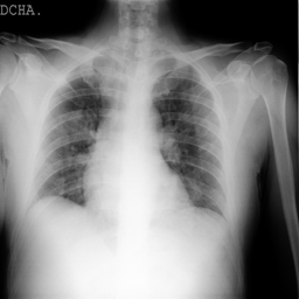
#> input picture models/COVID-1024.png, 299 x 299 px
$ python -i Seuillage.py   (imports and definitions only)
#> lines starting #> are read from the running program, lines starting #| are printed output that depends on the picture; after the words box and inside, x2 and y2 are one past the last pixel; in counts of white or black regions, pixels touching at a corner belong together
#> further down, picture is the input picture: shape (299, 299); min 0, max 253, mean 131.6
import cv2
import numpy as np
import matplotlib.pyplot as plt
from .ImageConvertie import ImageConvertie
from .FiltrageGaussien import FiltrageGaussien
from .TFD2D import TFD2D


class Seuillage:
    """
    Classe pour binariser une image par seuillage (Simple ou Otsu).
    L'image d'entrée doit être une matrice Numpy 2D (uint8, 0-255).
    """

    def __init__(self, seuil_manuel: int | None = None):
        """
        :param seuil_manuel: Valeur fixe entre 0 et 255. Si None, Otsu est utilisé.
        """
        self._seuil_manuel = seuil_manuel

    def appliquer(self, imageNpArray: np.ndarray) -> tuple[np.ndarray, float]:
        if imageNpArray is None:
            raise ValueError("La matrice d'image fournie est vide.")

        # on recale dynamiquement le minimum à 0 et le maximum à 255
        img_min = imageNpArray.min()
#> img_min = 0
        img_max = imageNpArray.max()
#> img_max = 253

        if img_max - img_min == 0:
            # on évite la division par zéro si l'image est déjà complètement uniforme
            img_8bit = np.zeros(imageNpArray.shape, dtype=np.uint8)
        else:
            # formule de normalisation Min-Max
            img_8bit = (255 * (imageNpArray - img_min) / (img_max - img_min)).astype(np.uint8)
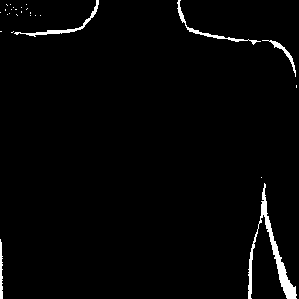
#> img_8bit: shape (299, 299); values 0 (black) and 1 (white), 2.1% white; 27 white regions (22 under 20 px), largest, box (x1, y1, x2, y2) and area: (248, 183, 297, 299) 957, (14, 0, 99, 37) 298, (177, 0, 261, 45) 280, (262, 40, 296, 77) 156, (0, 239, 3, 299) 140
        # ----------------------------------------------------

        if self._seuil_manuel is not None:
            seuil_calcule, masque_binaire = cv2.threshold(img_8bit, self._seuil_manuel, 255, cv2.THRESH_BINARY)
        else:
            seuil_calcule, masque_binaire = cv2.threshold(img_8bit, 0, 255, cv2.THRESH_BINARY + cv2.THRESH_OTSU)
#> seuil_calcule = 0

        kernel = cv2.getStructuringElement(cv2.MORPH_ELLIPSE, (5, 5))  # noyau elliptique pour les opérations morphologiques

        masque_binaire = cv2.morphologyEx(masque_binaire, cv2.MORPH_OPEN, kernel)  # on élimine les petits objets parasites
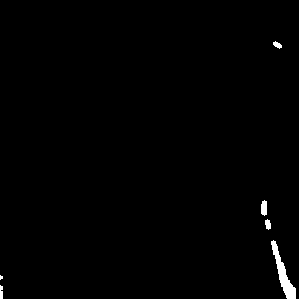
#> masque_binaire: shape (299, 299); 0.78% white; 6 white regions (1 under 20 px), largest, box (x1, y1, x2, y2) and area: (271, 240, 296, 299) 471, (261, 200, 267, 216) 82, (265, 219, 271, 230) 49, (273, 41, 282, 49) 42, (0, 285, 3, 299) 38
        masque_binaire = cv2.morphologyEx(masque_binaire, cv2.MORPH_CLOSE, kernel)  # on comble les petits trous à l'intérieur des objets détectés
#> masque_binaire: shape (299, 299); 0.78% white; 6 white regions (1 under 20 px), largest, box (x1, y1, x2, y2) and area: (271, 240, 296, 299) 472, (261, 200, 267, 216) 82, (265, 219, 271, 230) 49, (273, 41, 282, 49) 42, (0, 285, 3, 299) 40

        return masque_binaire, seuil_calcule

>>> import cv2
>>> picture = cv2.imread('COVID-1024.png', cv2.IMREAD_GRAYSCALE)
>>> result = Seuillage().appliquer(picture)
